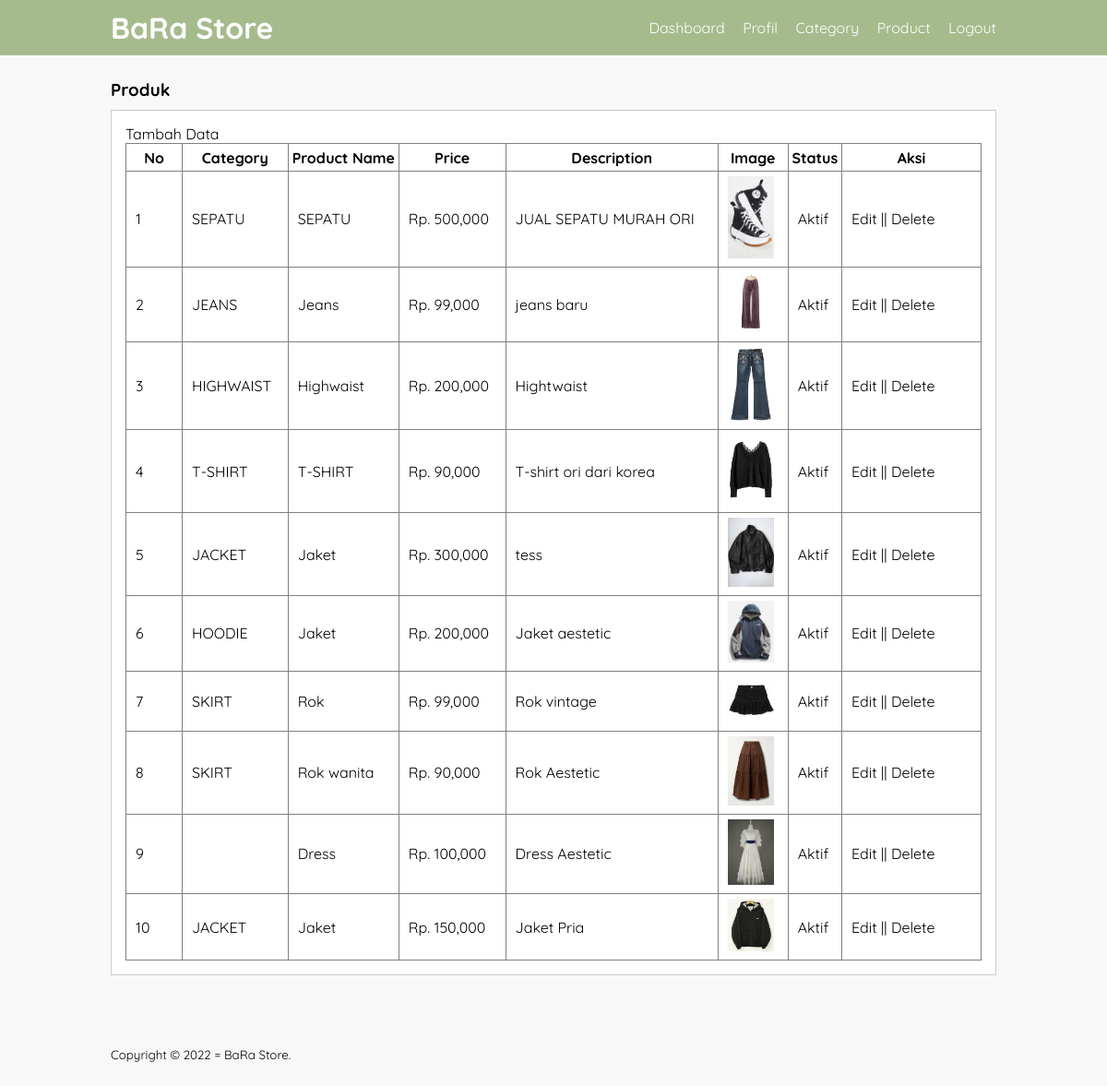
/Chapter4/product.php (signed in), run on the app's committed database.
### tables this page shows
CREATE TABLE `tb_product` (
  `product_id` int(11) NOT NULL,
  `category_id` int(11) NOT NULL,
  `product_name` varchar(100) NOT NULL,
  `product_price` int(11) NOT NULL,
  `product_description` text NOT NULL,
  `product_image` varchar(100) NOT NULL,
  `product_status` tinyint(1) NOT NULL,
  `date_created` timestamp NOT NULL DEFAULT current_timestamp() ON UPDATE current_timestamp()
);

CREATE TABLE `tb_category` (
  `category_id` int(11) NOT NULL,
  `category_name` varchar(25) NOT NULL
);

### Chapter4/product.php (the view, shortened to what this page needs)
<?php
  include 'db.php';
?>
<!DOCTYPE html>
<html lang="en">
<head>
    <link rel="stylesheet" type="text/css" href="Css/style.css">
</head>
<body>
    <header>
        <div class="container">
        <h1><a href="dashboard.php">BaRa Store</a></h1>
        <ul>
            <li><a href="dashboard.php">Dashboard</a></li>
            <li><a href="profil.php">Profil</a></li>
            <li><a href="category.php">Category</a></li>
            <li><a href="product.php">Product</a></li>
            <li><a href="logout.php">Logout</a></li>
        </ul>
        </div>
    </header>
    <div class="section">
        <div class="container">
            <h3>Produk</h3>
            <div class="box">
                <p><a href="tambah_product.php">Tambah Data</a></p>
            <table border="1" cellspacing="0" class="table">
                    <thead>
                        <tr>
                            <th width="60px">No</th>
                            <th>Category</th>
                            <th>Product Name</th>
                            <th>Price</th>
                            <th>Description</th>
                            <th>Image</th>
                            <th>Status</th>
                            <th width="150px">Aksi</th>
                        </tr>
                    </thead>
                    <tbody>
                        <?php
                        $no = 1;
                        $product = mysqli_query($conn, "SELECT * FROM tb_product LEFT JOIN tb_category USING (category_id)ORDER BY product_id DESC");
                        if(mysqli_num_rows($product) > 0){
                        while($row = mysqli_fetch_array($product)){
                        ?>
                        <tr>
                            <td><?php echo $no++ ?></td>
                            <td><?php echo $row ['category_name']?></td>
                            <td><?php echo $row ['product_name']?></td>
                            <td>Rp. <?php echo number_format($row ['product_price'])?></td>
                            <td><?php echo $row ['product_description']?></td>
                            <td><img src="produk/<?php echo $row['product_image']?>" width="50px"></td>
                            <td><?php echo ($row ['product_status'] == 0)? 'Tidak Aktif':'Aktif';?></td>
                            <td>
                                <a href="edit_product.php?id=<?php echo $row ['product_id']?>">Edit</a> || <a href="proses_delete.php?idp=<?php echo $row['product_id']?>" onclick="return confirm('Yakin ingin hapus ?')">Delete</a>
                            </td>
                        </tr>
                        <?php }}else{ ?>
                            <tr>
                                <td colspan="8">Tidak ada data</td>
                            </tr>
                            <?php } ?>
                    </tbody>
                </table>
            </div>
        </div>
    </div>
    <footer>
        <div class="container">
            <small>Copyright &copy; 2022 = BaRa Store.</small>
        </div>
    </footer>
</body>
</html>

### Chapter4/css/style.css (style rules this page uses)
* { padding: 0; margin: 0; font-family: 'Quicksand', sans-serif; }
body { background-color: #f8f8f8; }
a { color: inherit; text-decoration: none; }
header { background-color: #A6BB8D; color: #fff; }
header h1 { float: left; padding: 10px 0; }
header ul { float: right; }
header ul li { display: inline-block; }
header ul li a { padding: 20px 0 20px 15px; display: inline-block; }
footer { padding: 25px 0; }
.container { width: 80%; margin: 0 auto; }
.container:after { content: ''; display: block; clear: both; }
.section { padding: 25px 0; }
.box { background-color: #fff; border: 1px solid #ccc; padding: 15px; box-sizing: border-box; margin: 10px 0 25px 0; }
.box:after { content: ''; display: block; clear: both; }
.table { width: 100%; border-collapse: collapse; }
.table tr { height: 30px; }
.table tr td { padding: 5px 10px; }

### data on the page
tb_product: category.category_name "SEPATU", product_name "SEPATU", product_price "500,000", product_description "JUAL SEPATU MURAH ORI", product_image (picture), product_status "Aktif"
tb_product: category.category_name "JEANS", product_name "Jeans", product_price "99,000", product_description "jeans baru", product_image (picture), product_status "Aktif"
tb_product: category.category_name "HIGHWAIST", product_name "Highwaist", product_price "200,000", product_description "Hightwaist", product_image (picture), product_status "Aktif"
tb_product: category.category_name "T-SHIRT", product_name "T-SHIRT", product_price "90,000", product_description "T-shirt ori dari korea", product_image (picture), product_status "Aktif"
tb_product: category.category_name "JACKET", product_name "Jaket", product_price "300,000", product_description "tess", product_image (picture), product_status "Aktif"
tb_product: category.category_name "HOODIE", product_name "Jaket", product_price "200,000", product_description "Jaket aestetic", product_image (picture), product_status "Aktif"
tb_product: category.category_name "SKIRT", product_name "Rok", product_price "99,000", product_description "Rok vintage", product_image (picture), product_status "Aktif"
tb_product: category.category_name "SKIRT", product_name "Rok wanita", product_price "90,000", product_description "Rok Aestetic", product_image (picture), product_status "Aktif"
tb_product: product_name "Dress", product_price "100,000", product_description "Dress Aestetic", product_image (picture), product_status "Aktif"
tb_product: category.category_name "JACKET", product_name "Jaket", product_price "150,000", product_description "Jaket Pria", product_image (picture), product_status "Aktif"
